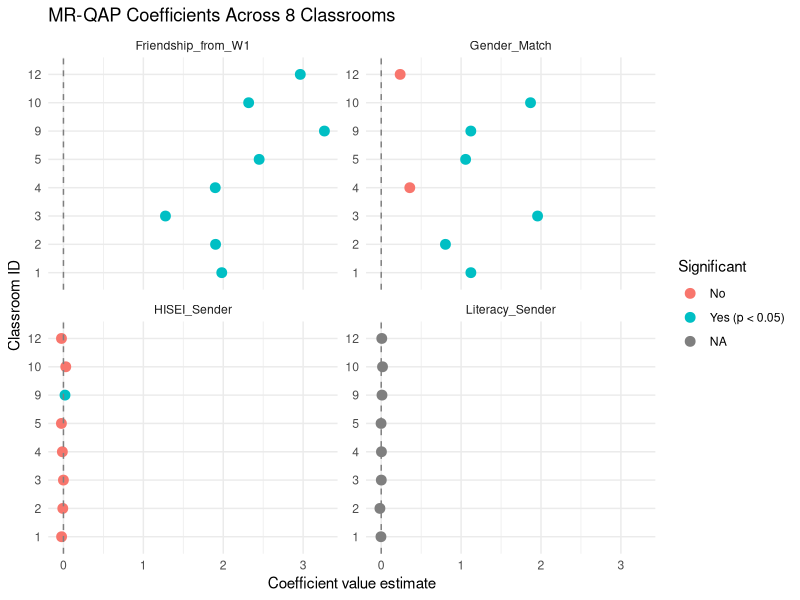

Recreate this plot in R.
## ---- chunk 1
library(ggplot2)
library(tidyr)
library(dplyr)

global_coefs <- read.csv("qap_results_coefs.csv")
global_pvals <- read.csv("qap_results_pvals.csv")

coefs_long <- pivot_longer(global_coefs, cols = -Classroom, 
                           names_to = "Variable", values_to = "Estimate")
pvals_long <- pivot_longer(global_pvals, cols = -Classroom, 
                           names_to = "Variable", values_to = "P_Value")

plot_data <- left_join(coefs_long, pvals_long, by = c("Classroom", "Variable"))

plot_data$Significant <- ifelse(plot_data$P_Value < 0.05, "Yes (p < 0.05)", "No")

plot_data %>%
  ggplot(aes(x = factor(Classroom), y = Estimate, color = Significant)) +
  geom_point(size = 3) +
  geom_hline(yintercept = 0, linetype = "dashed", color = "gray50") +
  facet_wrap(~ Variable, scales = "free_y") +
  coord_flip() + # Flips to a true caterpillar style
  theme_minimal() +
  labs(title = "MR-QAP Coefficients Across 8 Classrooms",
       x = "Classroom ID", y = "Coefficient value estimate")
